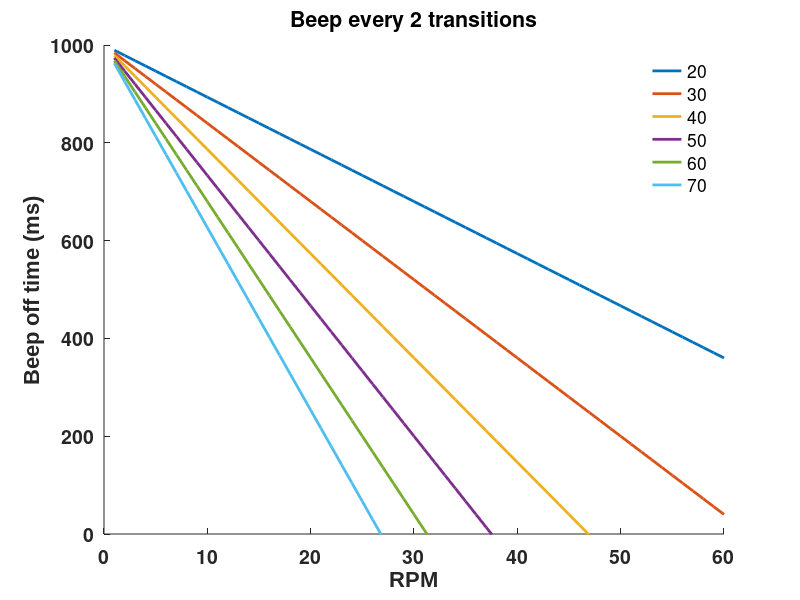

Write MATLAB code to recreate this figure. (Note: this script raises an error after producing the figure.)
%%
% beep on position, there is a maximum beep length before beeps bleed into
% each other.


beep_on=[ 20 30 40 50 60 70];

rpm=1:60;
tpm=rpm*32; % 64 for every trans, 32 for every two
tpms=tpm/60;

figure;hold on;
for ii=1:length(beep_on)
total_on=beep_on(ii)*tpms;
total_off=1000-total_on;

plot(total_off,'LineWidth',2);
end;

set(gca,'YLim',[0 1000]);
title('Beep every 2 transitions');
set(gca,'FontSize',14,'FontWeight','bold');
xlabel('RPM','FontName','Arial','FontWeight','bold','FontSize',16 );
ylabel('Beep off time (ms)','FontName','Arial','FontWeight','bold','FontSize',16 );
box off;



lgd=legend({'20', '30', '40' ,'50', '60' ,'70'});
legend('boxoff');
lgd.title('Beep On Time (ms)')




